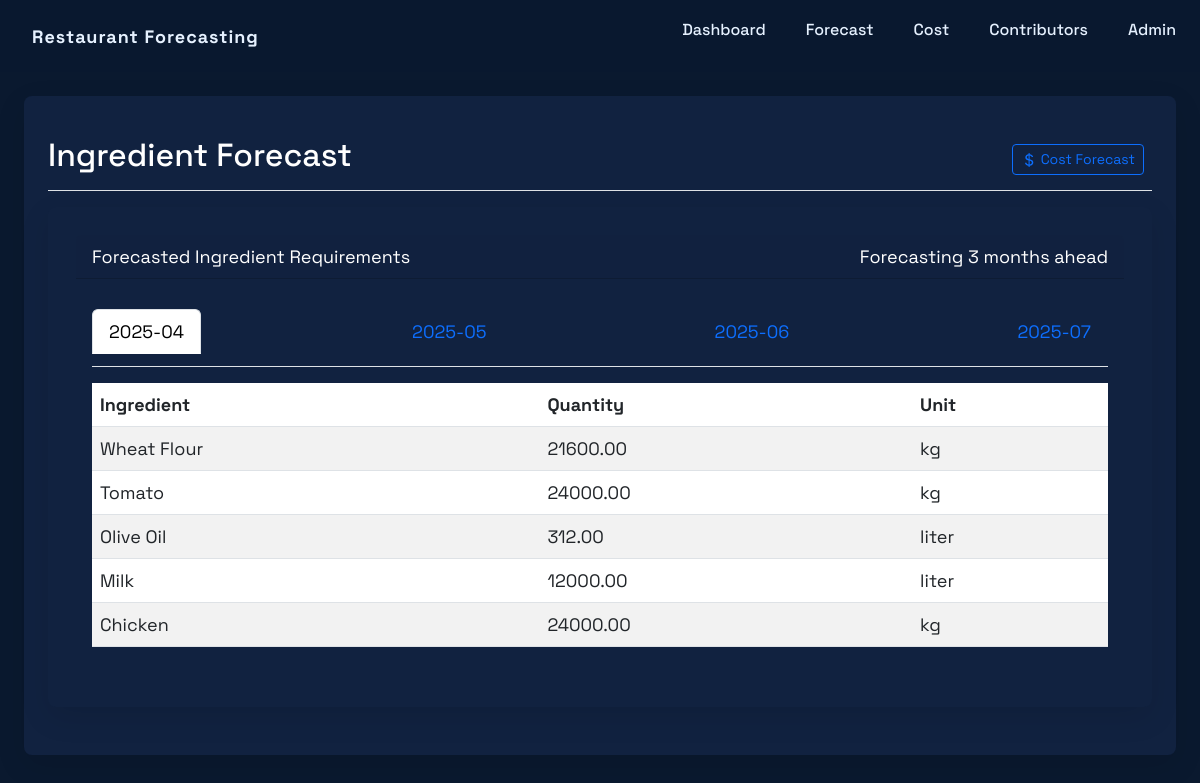
/forecast/, run on the app's committed database.
### ingredient_forecast/models.py (models this page shows, shortened)
class ForecastSettings(models.Model):
    forecast_months = models.IntegerField(default=3, help_text="Number of months to forecast")
    confidence_interval = models.FloatField(default=0.95, help_text="Confidence interval for forecasts (0-1)")
    seasonal_period = models.IntegerField(default=7, help_text="Days in seasonal cycle (7 for weekly patterns)")
    use_historical_months = models.IntegerField(default=6, help_text="How many months of historical data to use")

class Ingredient(models.Model):
    name = models.CharField(max_length=100, unique=True)
    description = models.TextField(blank=True, null=True)
    unit_of_measure = models.CharField(max_length=50)
    cost_per_unit = models.FloatField(null=True, blank=True)
    is_allergen = models.BooleanField(default=False)
    inventory_level = models.FloatField(default=0)

### ingredient_forecast/views.py (the view)
# urls.py: path('forecast/', views.ForecastListView.as_view(), name='forecast_list'),
class ForecastListView(ListView):
    template_name = 'ingredient_forecast/forecast_list.html'
    context_object_name = 'forecasts'
    model = Ingredient  # Not actually used, but needed for ListView
    def get_queryset(self):
        return []
    def get_context_data(self, **kwargs):
        context = super().get_context_data(**kwargs)
        settings, _ = ForecastSettings.objects.get_or_create(id=1)
        months = settings.forecast_months
        forecast_df = ForecastingService.forecast_ingredients_needed(months)
        if forecast_df.empty:
            context['no_data'] = True
            return context
        forecasts = []
        for month in forecast_df['month'].unique():
            month_data = forecast_df[forecast_df['month'] == month]
            for _, row in month_data.iterrows():
                forecasts.append({
                    'month': row['month'],
                    'ingredient_name': row['ingredient_name'],
                    'quantity': row['quantity'],
                    'unit': row['unit'],
                    'ingredient_id': row['ingredient_id']
                })
        context['forecasts'] = forecasts
        context['months'] = sorted(forecast_df['month'].unique())
        context['settings'] = settings
        return context

### ingredient_forecast/services.py (called while the page is built)
    @staticmethod
    def get_historical_sales_data():
        orders = Order.objects.select_related('menu_item').all()
        data = []
        for order in orders:
            data.append({
                'date': order.date,
                'menu_item_id': order.menu_item_id,
                'menu_item_name': order.menu_item.name,
                'quantity': order.quantity
            })
        df = pd.DataFrame(data)
        if df.empty:
            return pd.DataFrame()
        grouped = df.pivot_table(
            index='date',
            columns='menu_item_id',
            values='quantity',
            aggfunc='sum',
            fill_value=0
        )
        return grouped

### ingredient_forecast/templates/ingredient_forecast/forecast_list.html (shortened to what this page needs)
{% extends 'ingredient_forecast/base.html' %}
{% load static math_filters %}
{% block content %}
<div class="d-flex justify-content-between flex-wrap flex-md-nowrap align-items-center pt-3 pb-2 mb-3 border-bottom text-white">
    <h1 class="h2">Ingredient Forecast</h1>
    <div class="btn-toolbar mb-2 mb-md-0">
        <div class="btn-group me-2">
            <a href="{% url 'ingredient_forecast:cost_forecast' %}" class="btn btn-sm btn-outline-primary">
                Cost Forecast
            </a>
        </div>
    </div>
</div>
<div class="card mb-4">
    <div class="card-header">
        <div class="d-flex justify-content-between align-items-center text-white">
            <span>Forecasted Ingredient Requirements</span>
            <span>Forecasting {{ settings.forecast_months }} months ahead</span>
        </div>
    </div>
    <div class="card-body">
        {% if no_data %}
            <div class="alert alert-warning">
                <h4 class="alert-heading">No Data Available</h4>
                <p>There is not enough historical order data to generate a forecast. Please add order data via the Admin Panel.</p>
                <hr>
                <p class="mb-0">
                    <a href="/admin/ingredient_forecast/order/add/" class="btn btn-sm btn-warning">Add Orders</a>
                </p>
            </div>
        {% else %}
            <ul class="nav nav-tabs mb-3" id="monthTabs" role="tablist">
                {% for month in months %}
                <li class="nav-item" role="presentation">
                    <button class="nav-link {% if forloop.first %}active{% endif %}"
                            id="month-{{ month }}-tab"
                            data-bs-toggle="tab"
                            data-bs-target="#month-{{ month }}"
                            type="button"
                            role="tab"
                            aria-controls="month-{{ month }}"
                            aria-selected="{% if forloop.first %}true{% else %}false{% endif %}">
                        {{ month }}
                    </button>
                </li>
                {% endfor %}
            </ul>
            <div class="tab-content" id="monthTabsContent">
                {% for month in months %}
                <div class="tab-pane fade {% if forloop.first %}show active{% endif %}"
                     id="month-{{ month }}"
                     role="tabpanel"
                     aria-labelledby="month-{{ month }}-tab">
                    <div class="table-responsive">
                        <table class="table table-striped table-hover">
                            <thead class="thead-light">
                                <tr>
                                    <th>Ingredient</th>
                                    <th>Quantity</th>
                                    <th>Unit</th>
                                </tr>
                            </thead>
                            <tbody>
                                {% for forecast in forecasts %}
                                    {% if forecast.month == month %}
                                    <tr>
                                        <td>{{ forecast.ingredient_name }}</td>
                                        <td>{{ forecast.quantity|floatformat:2 }}</td>
                                        <td>{{ forecast.unit }}</td>
                                    </tr>
                                    {% endif %}
                                {% endfor %}
                            </tbody>
                        </table>
                    </div>
                </div>
                {% endfor %}
            </div>
        {% endif %}
    </div>
</div>
{% endblock %}

### ingredient_forecast/templates/ingredient_forecast/base.html (style rules this page uses)
:root { --header-height: 4.5rem; --first-color: #f0f0f0; --second-color: #131313; --accent-color: #64ffda; --text-color: #8892b0; --text-color-light: #a8b2d1; --white-color: #e6f1ff; --body-color: #0a192f; --container-color: #112240; --body-font: 'Space Grotesk', sans-serif; --h1-font-size: 2.5rem; --h2-font-size: 1.75rem; --h3-font-size: 1.25rem; --normal-font-size: 1rem; --small-font-size: .875rem; --smaller-font-size: .75rem; --font-light: 300; --font-normal: 400; --font-medium: 500; --font-semi-bold: 600; --font-bold: 700; --z-tooltip: 10; --z-fixed: 100; }
* { box-sizing: border-box; padding: 0; margin: 0; }
html { scroll-behavior: smooth; }
body { font-family: var(--body-font); font-size: var(--normal-font-size); background-color: var(--body-color); color: var(--text-color); transition: background-color 0.3s ease; }
h1, h2, h3 { color: var(--white-color); font-weight: var(--font-semi-bold); margin-bottom: 1rem; }
ul { list-style: none; }
a { text-decoration: none; color: var(--white-color); transition: color 0.3s ease; }
.nav { height: var(--header-height); display: flex; justify-content: space-between; align-items: center; }
.card { background-color: var(--container-color); padding: 1.75rem; border-radius: 8px; box-shadow: 0 10px 30px rgba(0, 0, 0, 0.1); margin-bottom: 2rem; transition: transform .4s, box-shadow .4s; border: none; }
@media screen and (min-width: 1024px) { :root { --h1-font-size: 3rem; --h2-font-size: 2rem; --h3-font-size: 1.5rem; --normal-font-size: 1.125rem; --small-font-size: 1rem; --smaller-font-size: .875rem; } }
.card-header { color: white !important; }

### data on the page
ForecastSettings: forecast_months "3"
Ingredient: ingredient_name "Wheat Flour", unit "kg"
Ingredient: ingredient_name "Tomato", unit "kg"
Ingredient: ingredient_name "Olive Oil", unit "liter"
Ingredient: ingredient_name "Milk", unit "liter"
Ingredient: ingredient_name "Chicken", unit "kg"

### other printed values
{{ month }} "2025-04" "2025-05" "2025-06" "2025-07"
{{ forecast.quantity|floatformat:2 }} "21600.00" "24000.00" "312.00" "12000.00" "24000.00"
